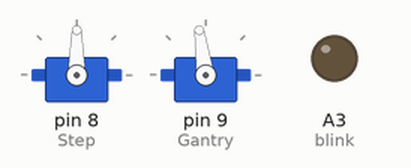
Bench run of a sketch on a simulated Arduino Uno, built with avr-gcc and run on an emulated ATmega328P. On the bench: 2 × servo, output pins drawn as LEDs (lit = HIGH). Random numbers use the default seed unless the sketch sets one.

Above: at 0.2 s.
At 1.85 s:
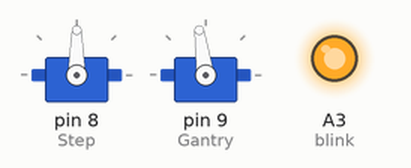
At 15.95 s:
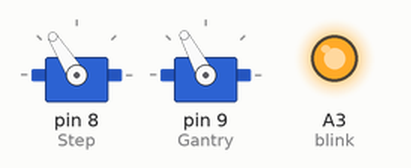
At 31.85 s:
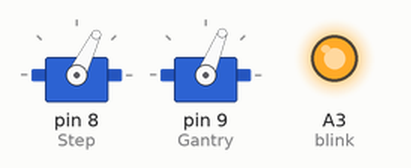
Timing chart, 0 to 41.4 s (numbered marks = the images above):
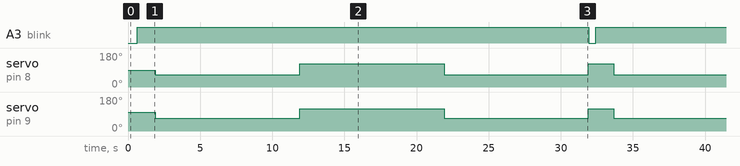

Measured:
- by itself, A3 (blink): alternates HIGH for 31.3 s and LOW for 0.50 s
- by itself, servo on pin 8 (Step): repeats every 31.8 s: 122° 10.0 s, 64° 10.0 s, 122° 1.8 s, 64° 10.0 s
- by itself, servo on pin 9 (Gantry): repeats every 31.8 s: 118° 10.0 s, 68° 10.0 s, 118° 1.8 s, 68° 10.0 s

The sketch:

Macaw_Base_Code.ino.ino
```cpp
//====================--- I N N E R B R E E D F X ---====================//
// Project; Animatronic Macaw (Base Code)                                 //
// Description: http://www.innerbreed.co.uk                              //
// Version: V2.0                                                         //
// Start Date: 16/08/17                                                  //
// Last Edit Date: 01/11/17                                              //
// Developer/s: Jonny Poole (aka Innerbreed)                             //
//                                                                       //
// FEATURES:                                                             //
// Smoothed servo movements with variable Bézier Curve Trajectory        //
//  low pass FILTER to apply jointed compliance.                         //
//=======================================================================//

// WORK IN PROGRESS (Untested)

//----------------
// LIBRARY (Include)
// Metro, by Thomas Ouellet Fredericks,
#include <Metro.h>   // http://www.arduino.cc/playground/Code/Metro
#include <Servo.h>

//----------------
// SERVO NAMES (Defined)
Servo Beak;              // Open close the beak (Hs65HB Servo)
Servo Beak_Shift;        // Move beak forward and back (Hs65HB Servo)
Servo Head_Turn;         // Turn head left and right (Hs65MG Servo)
Servo Head_Rotate;       // Tilt head side to side (Hs645MG Servo)
Servo Neck_XShift;       // Lift neck up and down (Hs645MG Servo)
Servo Body_ZShift;       // Tilt body side to side (Hs645MG Servo)
Servo Body_XShift;       // Lift body up and down (Hs645MG Servo)
Servo Step;              // Move legs (SW5513-4MA Sailwinch Servo)
Servo Gantry;            // Move body (SW5513-4MA Sailwinch Servo)

//----------------
// INITIAL SERVO POSITION (Center)
int Start_Pos = 1500;

//----------------
// SERVO RANGE (pwm)
int min = 1000;
int max = 2000;
int Random_value = random(min, max);
long time;

//----------------
// GANTRY SERVO END POINTS (Set as required)
int Middel = 1550;
int Right  = 1240;
int Left   = 1760;

//----------------
// STEPPING COMMAND (Hoekens Linkage)
int Step_Left  = 1800;
int Step_Right = 1200;

//----------------
// SOLENOID NAMES (Eyes)
int blink = A3;

//----------------
// FILTER (Smooth servo movements)
int Servo_Value;                          // Servo_Value
int Servo_Value_Smooth;                   // Servo_Value to be smoothed
int FilterVal = random(0.01, 1.0);        // Random Value Range from (0.01 = Full Filter ~ 1.0 = No Filter)
float Apply_Filter = FilterVal;           // 0.01 ~ 1.0 (Low pass Filter) (1 = no filter)
int Bezier_curve = 3500;                  // Duration of the interval in miliseconds (can be set to random(1000,5000))
Metro intervaller = Metro (Bezier_curve); // Metro uses the built-in timer (either fixed or tempo-relative)

//==========================================
// CODE EXECUTION
//------------------------------------------
// SETUP (Run once)
void setup() {
   time = random(1000, 10000);        // Time Range from 1-10 sec
   pinMode(blink, OUTPUT);

 {
// Attached servos
     //Beak.attach(4);
     //Beak_Shift.attach(5);
     //Head_Turn.attach(6);
     //Head_Rotate.attach(7);
     //Neck_XShift.attach(10;
     //Body_ZShift.attach(11;
     //Body_XShift.attach(12;
     Step.attach(8);
     Gantry.attach(9);

// Center all servos upon power up
     Beak,Beak_Shift,Head_Turn,Head_Rotate,Neck_XShift,Body_ZShift,Body_XShift.write(Start_Pos);
     Step,Gantry.write(Middel);

  delay(150);

  }
}
//------------------------------------------
// LOOP (Run forever)
void loop() {
  digitalWrite(blink, LOW);  // Close eye
  delay(500);               // 0.5 sec delay
  digitalWrite(blink, HIGH); // Open eye

  if (intervaller.check() == 1) {                      // Check built-in timer is returned to start
     Servo_Value = (Random_value);                     // Calculate a new random position between 1000 and 2000 values
     intervaller.interval(random(min, max));           // Resets interval with a new random Bézier Curve Trajectory
} // Smooth the Trajectory Value
     Servo_Value_Smooth = Servo_Value_Smooth * (1.0-Apply_Filter) + Servo_Value * Apply_Filter;

    //Call up loop routines
     Macaw();                // Macaw routine
     Walking();              // Walking routine

  delay(15);                 // Wait for random time before loop

} //End Loop

//---------------- Sequence ----------------
// MACAW routine
// Servo movements eased with low pass filter
void Macaw() {

     Head_Rotate.write(Servo_Value_Smooth);            // Assign new position to the servo with filter applied
  delay(1000);                                         // Delay to make the servo move
     Neck_XShift.write(Servo_Value_Smooth);
  delay(250);
     Body_XShift.write(Servo_Value_Smooth);

} // End Loop

//---------------- Sequence ----------------
// WALKING routine
// Servo movements eased by design (SW5513-4MA Sailwinch Servo)
void Walking() {

     Step.write(Step_Right);
     Gantry.write(Right);
  delay(10000);

     Step.write(Step_Left);
     Gantry.write(Left);
  delay(10000);

     Step.write(Step_Right);
     Gantry.write(Right);
  delay(10000);

     Step.write(Step_Left);
     Gantry.write(Left);
} // End Loop
```
